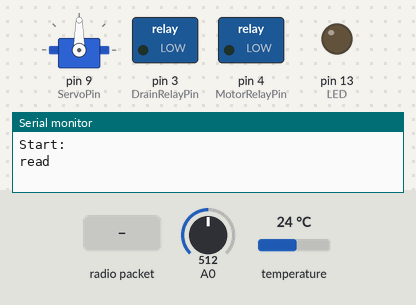
Recording of a sketch running on a simulated Arduino Uno, built with avr-gcc and run on an emulated ATmega328P. On the bench: servo, switched loads named in the sketch (green lamp = pin HIGH), output pins drawn as LEDs (lit = HIGH), the last lines printed to the serial monitor. The inputs (shaded band) are chosen by the test bench; at power-on: A0 = 512, temperature 24 °C. No radio packets arrive unless stated.

Above: at 1.2 s.
1.3 s: radio packet "," arrives
At 2.3 s:
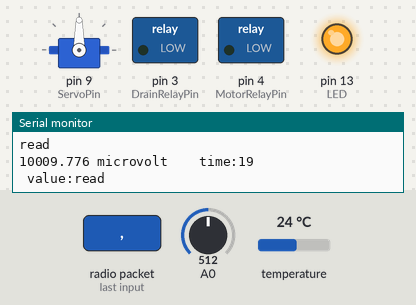
2.8 s: radio packet "90" arrives
At 3.5 s:
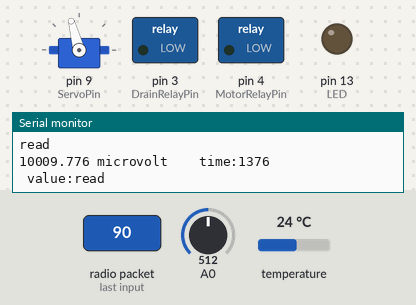
4.3 s: radio packet "200" arrives
At 4.7 s:
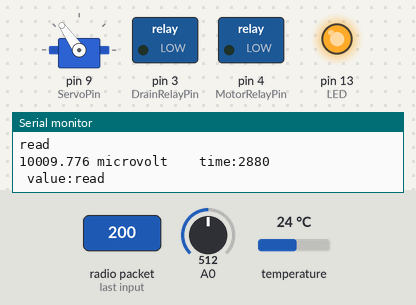
5.8 s: radio packet "200" arrives
At 7.0 s:
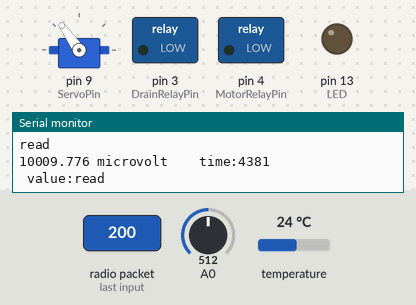
7.3 s: radio packet "90" arrives
At 8.2 s:
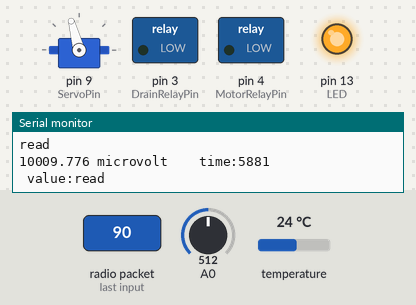
8.8 s: radio packet "1" arrives
At 9.2 s:
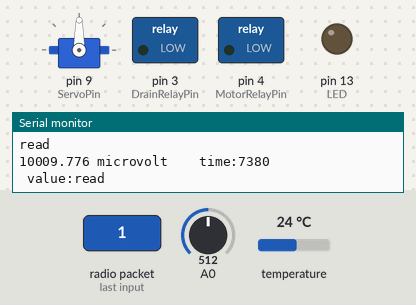
Timing chart, 0 to 11.3 s (numbered marks = the images above; inputs shaded):
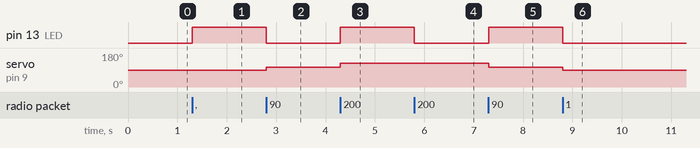

The sketch:

BoatSys.ino
```cpp
#include <SPI.h>
#include <nRF24L01.h>
#include <RF24.h>
#include <Servo.h>
#include <string.h>
#include <OneWire.h>
#include <DallasTemperature.h>
#define ONE_WIRE_BUS "A11"
OneWire oneWire(ONE_WIRE_BUS);
DallasTemperature sensors(&oneWire);

#define SensorPin A2            //pH meter Analog output to Arduino Analog Input 0
#define Offset -2.5           //deviation compensate
#define LED 13
#define samplingInterval 20
#define printInterval 800
#define ArrayLenth  40    //times of collection
int pHArray[ArrayLenth];   //Store the average value of the sensor feedback
int pHArrayIndex=0;


RF24 radio(7, 8); // CNS, CE
const byte address[6] = "00001";

const int ServoPin = 9;
const int MotorRelayPin = 4;
const int DrainRelayPin = 3;
int x;
int y;
boolean CL = false;
boolean DrainStatus = false;
int millis_openDrain;

static unsigned long samplingTime;
static unsigned long printTime;
static float pHValue,voltage;

const int openDrain_delayTime = 500;
Servo myservo;

int time_spectro = 0;

void setup() {
  // put your setup code here, to run once:
  Serial.begin(9600);
  radio.begin();

  myservo.attach(ServoPin);  // 將 servo 物件連接到 pin

  pinMode(MotorRelayPin, OUTPUT);
  pinMode(DrainRelayPin, OUTPUT);

  digitalWrite(MotorRelayPin, LOW);
  digitalWrite(DrainRelayPin, LOW);

  pinMode(LED,OUTPUT);
  sensors.begin();

  time_spectro = millis();

  Serial.println("Start:");
}

void loop() {
  // put your main code here, to run repeatedly:
  Spectro();
  Controller();
  SendData();

}
void Spectro() {
  if (millis() - time_spectro > 1000) {
    // read the input on analog pin 0:
    double sensorValue = analogRead(A0);
    //turn sensorValue into microvolt:
    double microvolt=sensorValue*(0.02/1023.0)*1000000.0;
    Serial.print(microvolt,3);
    Serial.write(" microvolt    time:");
    Serial.println(time_spectro);
    Serial.write(" value:");
    time_spectro = millis();
  }

}

void Controller() {
  radio.openReadingPipe(0, address);
  radio.setPALevel(RF24_PA_MIN);
  radio.startListening();
  Serial.println("read");

  while (!radio.available()){
    // This loop is for waiting for the radio is available
  }

  if (radio.available()) {

    char text[32] = "";
    radio.read(&text, sizeof(text));

    ParseController(text);
    RudderControl();
    MotorControl();
    /*
    if (CL) {
      // Turning on all the sensor for sensing all the needed data
      //Sense();

      // Returning the Data

    }
    */
  }
}

void ParseController(char* text) {
  String str_x = "";
  String str_y = "";

  int section = 0;
  for (int i = 0; i < strlen(text); i++) {
    if (text[i] == ',') {
      section++;
    }
    else {
      switch (section) {
        case 0:
          str_x += text[i];
          break;
        case 1:
          str_y += text[i];
          break;
        case 2:
          if (text[i] == '1') {
            CL = true;
          }
          else if (text[i] == '0') {
            CL = false;
          }
          break;
      }
    }
  }
  x = str_x.toInt();
  y = str_y.toInt();

  Serial.print(x);
  Serial.print(", ");
  Serial.print(y);
  Serial.print(", ");
  Serial.println(CL);
}
void RudderControl() {
  double pos_d = (x + 512) / 1024.0 * 180;
  Serial.println((int) pos_d);
  myservo.write((int) pos_d);               // 告訴 servo 走到 'pos' 的angle
}
void MotorControl() {
  if (y > 40) {
    digitalWrite(MotorRelayPin, HIGH);
  }
  else if (y < -10 && CL == true) {
    // Turning ON the drain
    DrainStatus = true;
    digitalWrite(DrainRelayPin, HIGH);
    millis_openDrain = millis();
  }
  else {
    digitalWrite(MotorRelayPin, LOW);
  }

  if  (millis_openDrain > openDrain_delayTime && DrainStatus == true) {
    DrainStatus = false;
    digitalWrite(DrainRelayPin, LOW);
  }

}

void SendData() {
  radio.openWritingPipe(address);
  radio.setPALevel(RF24_PA_MIN);
  radio.stopListening();
  Serial.println("write");
  char sendText[200];
  if(millis() - printTime > printInterval)   //Every 800 milliseconds, print a numerical, convert the state of the LED indicator
  {
    Serial.print("Water Temperature: ");
    // 取得溫度讀數（攝氏）並輸出，
    // 參數0代表匯流排上第0個1-Wire裝置
    //Serial.println(sensors.getTempCByIndex(0));
    //Serial.print("Voltage:");
    //Serial.print(voltage,2);
    //Serial.print("    pH value: ");
    //Serial.println(pHValue,2);
    digitalWrite(LED, digitalRead(LED)^1);
    printTime=millis();

    String send_Text = "Temper" + String(sensors.getTempCByIndex(0), DEC) + "Voltage:" + String(voltage, DEC) + "pH" + String(pHValue, DEC);
    Serial.println(send_Text);
    //char sendText[50];
    send_Text.toCharArray(sendText, sizeof(sendText));
  }
  else {
    strcpy(sendText, "Reciever DICK");
    //Serial.println("FUCK YOU");
  }

  //sendText is the String data that we want to send
  radio.write(&sendText, sizeof(sendText));

  Serial.println("read");
}
double avergearray(int* arr, int number)
{
  int i;
  int max,min;
  double avg;
  long amount=0;
  if(number<=0)
  {
    Serial.println("Error number for the array to avraging!/n");
    return 0;
  }
  if(number<5)
  {
    //less than 5, calculated directly statistics
    for(i=0;i<number;i++)
    {
      amount+=arr[i];
    }
    avg = amount/number;
    return avg;
  }
  else
  {
    if(arr[0]<arr[1])
    {
      min = arr[0];max=arr[1];
    }
    else
    {
      min=arr[1];max=arr[0];
    }
    for(i=2;i<number;i++)
    {
      if(arr[i]<min)
      {
        amount+=min;        //arr<min
        min=arr[i];
      }
      else
      {
        if(arr[i]>max)
        {
          amount+=max;    //arr>max
          max=arr[i];
        }
        else
        {
          amount+=arr[i]; //min<=arr<=max
        }
      }//if
    }//for
    avg = (double)amount/(number-2);
  }//if
  return avg;
  //delay(1000);
}

void PH_TempSense(){
  // 要求匯流排上的所有感測器進行溫度轉換
  sensors.requestTemperatures();

  samplingTime = millis();
  printTime = millis();

  //static unsigned long samplingTime = millis();
  //static unsigned long printTime = millis();
  //static float pHValue,voltage;
  if(millis()-samplingTime > samplingInterval)
  {
      pHArray[pHArrayIndex++]=analogRead(SensorPin);
      if(pHArrayIndex==ArrayLenth)pHArrayIndex=0;
      voltage = avergearray(pHArray, ArrayLenth)*5.0/1024;
      pHValue = 3.5*voltage+Offset;
      // fixed
      pHValue = 14-pHValue;
      if(pHValue > 8) pHValue += 1.15;
      else if(pHValue < 6) pHValue -= 1.15;
      samplingTime=millis();
  }
}
```

Measured:
- after the input at 1.3 s, pin 13 (LED): LOW → HIGH at once
- after the input at 2.8 s, pin 13 (LED): HIGH → LOW at once; servo on pin 9 (ServoPin): 90° → 105° at once
- after the input at 4.3 s, pin 13 (LED): LOW → HIGH at once; servo on pin 9 (ServoPin): 105° → 125° at once
- after the input at 5.8 s, pin 13 (LED): HIGH → LOW at once
- after the input at 7.3 s, pin 13 (LED): LOW → HIGH at once; servo on pin 9 (ServoPin): 125° → 105° at once
- after the input at 8.8 s, pin 13 (LED): HIGH → LOW at once; servo on pin 9 (ServoPin): 105° → 90° at once
